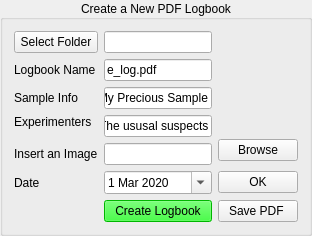
       <widget class="QGroupBox" name="groupBox_3">
        <property name="layoutDirection">
         <enum>Qt::LeftToRight</enum>
        </property>
        <property name="styleSheet">
         <string notr="true">
font: 12pt &quot;MS Shell Dlg 2&quot;;</string>
        </property>
        <property name="title">
         <string>Create a New PDF Logbook</string>
        </property>
        <property name="alignment">
         <set>Qt::AlignCenter</set>
        </property>
        <layout class="QGridLayout" name="gridLayout">
         <item row="5" column="1">
          <widget class="QLineEdit" name="le_elog_image"/>
         </item>
         <item row="6" column="2">
          <widget class="QPushButton" name="pb_date_ok">
           <property name="toolTip">
            <string>Confirm Date</string>
           </property>
           <property name="whatsThis">
            <string/>
           </property>
           <property name="text">
            <string>OK</string>
           </property>
          </widget>
         </item>
         <item row="3" column="1" rowspan="2">
          <widget class="QLineEdit" name="le_elog_experimenters">
           <property name="text">
            <string>The ususal suspects</string>
           </property>
          </widget>
         </item>
         <item row="4" column="2" rowspan="2">
          <widget class="QPushButton" name="pb_pdf_image">
           <property name="text">
            <string>Browse</string>
           </property>
          </widget>
         </item>
         <item row="7" column="2">
          <widget class="QPushButton" name="pb_save_pdf">
           <property name="toolTip">
            <string>Force save pdf </string>
           </property>
           <property name="text">
            <string>Save PDF </string>
           </property>
          </widget>
         </item>
         <item row="6" column="1">
          <widget class="QDateEdit" name="dateEdit_elog">
           <property name="buttonSymbols">
            <enum>QAbstractSpinBox::UpDownArrows</enum>
           </property>
           <property name="showGroupSeparator" stdset="0">
            <bool>true</bool>
           </property>
           <property name="dateTime">
            <datetime>
             <hour>12</hour>
             <minute>0</minute>
             <second>0</second>
             <year>2020</year>
             <month>3</month>
             <day>1</day>
            </datetime>
           </property>
           <property name="time">
            <time>
             <hour>12</hour>
             <minute>0</minute>
             <second>0</second>
            </time>
           </property>
           <property name="minimumDate">
            <date>
             <year>1752</year>
             <month>12</month>
             <day>14</day>
            </date>
           </property>
           <property name="currentSection">
            <enum>QDateTimeEdit::MonthSection</enum>
           </property>
           <property name="calendarPopup">
            <bool>true</bool>
           </property>
           <property name="currentSectionIndex">
            <number>0</number>
           </property>
          </widget>
         </item>
         <item row="7" column="1">
          <widget class="QPushButton" name="pb_createpdf">
           <property name="styleSheet">
            <string notr="true">background-color: rgb(0, 255, 0);</string>
           </property>
           <property name="text">
            <string>Create Logbook</string>
           </property>
          </widget>
         </item>
         <item row="2" column="1">
          <widget class="QLineEdit" name="le_elog_sample">
           <property name="text">
            <string>My Precious Sample</string>
           </property>
          </widget>
         </item>
         <item row="1" column="0">
          <widget class="QLabel" name="label_11">
           <property name="text">
            <string>Logbook Name</string>
           </property>
          </widget>
         </item>
         <item row="2" column="0">
          <widget class="QLabel" name="label_12">
           <property name="text">
            <string>Sample Info</string>
           </property>
          </widget>
         </item>
         <item row="0" column="0">
          <widget class="QPushButton" name="pb_folder_log">
           <property name="text">
            <string>Select Folder</string>
           </property>
          </widget>
         </item>
         <item row="6" column="0">
          <widget class="QLabel" name="label_13">
           <property name="text">
            <string>Date</string>
           </property>
          </widget>
         </item>
         <item row="0" column="1">
          <widget class="QLineEdit" name="le_folder_log"/>
         </item>
         <item row="1" column="1">
          <widget class="QLineEdit" name="le_elog_name">
           <property name="text">
            <string>e_log.pdf</string>
           </property>
          </widget>
         </item>
         <item row="5" column="0">
          <widget class="QLabel" name="label_16">
           <property name="text">
            <string>Insert an Image</string>
           </property>
          </widget>
         </item>
         <item row="3" column="0">
          <widget class="QLabel" name="label_10">
           <property name="text">
            <string>Experimenters</string>
           </property>
          </widget>
         </item>
        </layout>
       </widget>
